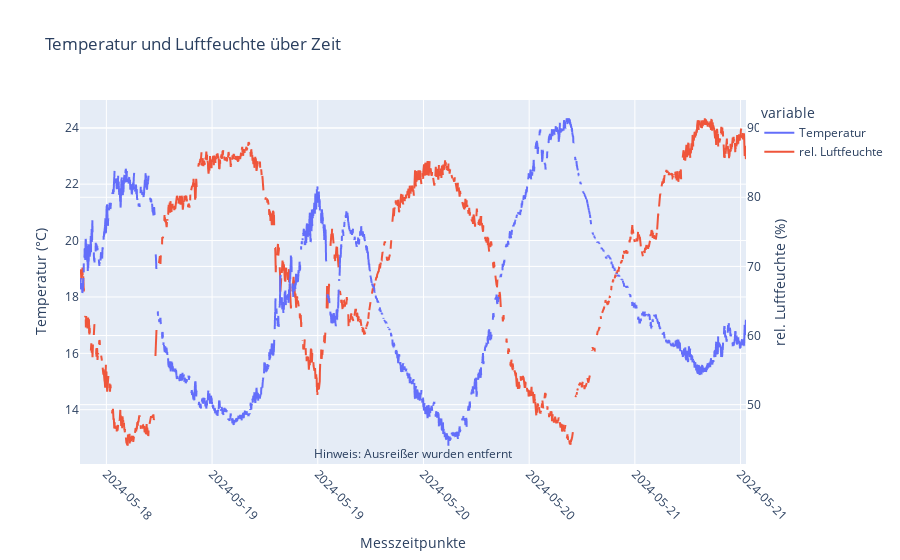

The code cell stored with this chart in its notebook:
### Code cell
# Temperatur und Luffeuchte
fig = px.line(opensense_df, x='createdAt', y=['Temperatur'], title='Temperatur und Luftfeuchte über Zeit')
fig.add_scatter(x=opensense_df['createdAt'], y=opensense_df['rel. Luftfeuchte'], mode='lines', name='rel. Luftfeuchte', yaxis='y2')

# Achsentitel hinzufügen
fig.update_xaxes(title_text='Messzeitpunkte')
# Achsenbeschriftungen verbessern
fig.update_xaxes(tickangle=45, tickformat='%Y-%m-%d')


fig.update_layout(yaxis=dict(title='Temperatur (°C)'), yaxis2=dict(title='rel. Luftfeuchte (%)', overlaying='y', side='right'))
fig.update_layout(annotations=[dict(xref='paper', yref='paper', x=0.5, y=0.0, showarrow=False, text="Hinweis: Ausreißer wurden entfernt")])
fig.show()

### Figure 1 — Plotly figure (JSON) as saved in the notebook; plotly's stock layout.template omitted (floating-point values rounded to 4 significant figures; data arrays with more than 128 entries replaced by an {"elided": "..."} marker saying what was removed)
{"data": [{"hovertemplate": "variable=Temperatur<br>createdAt=%{x}<br>value=%{y}<extra></extra>", "legendgroup": "Temperatur", "line": {"color": "#636efa", "dash": "solid"}, "marker": {"symbol": "circle"}, "mode": "lines", "name": "Temperatur", "showlegend": true, "type": "scattergl", "x": {"elided": "4498 str values"}, "xaxis": "x", "y": {"elided": "4498 float values"}, "yaxis": "y"}, {"mode": "lines", "name": "rel. Luftfeuchte", "type": "scatter", "x": {"elided": "4498 str values"}, "y": {"elided": "4498 float values"}, "yaxis": "y2"}], "layout": {"annotations": [{"showarrow": false, "text": "Hinweis: Ausreißer wurden entfernt", "x": 0.5, "xref": "paper", "y": 0, "yref": "paper"}], "legend": {"title": {"text": "variable"}, "tracegroupgap": 0}, "title": {"text": "Temperatur und Luftfeuchte über Zeit"}, "xaxis": {"anchor": "y", "domain": [0, 1], "tickangle": 45, "tickformat": "%Y-%m-%d", "title": {"text": "Messzeitpunkte"}}, "yaxis": {"anchor": "x", "domain": [0, 1], "title": {"text": "Temperatur (°C)"}}, "yaxis2": {"overlaying": "y", "side": "right", "title": {"text": "rel. Luftfeuchte (%)"}}}}
